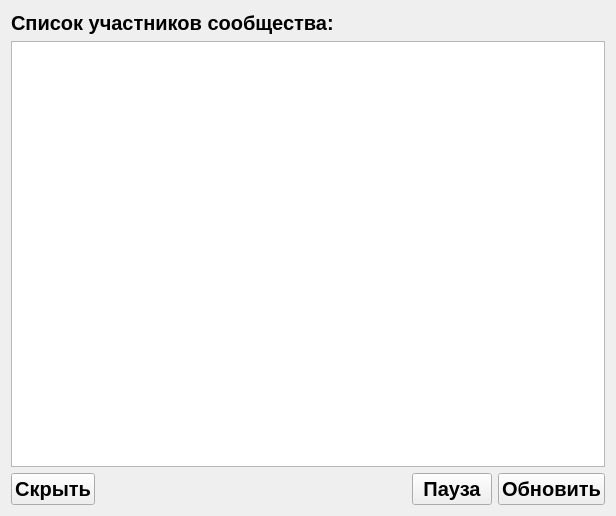
<?xml version="1.0" encoding="UTF-8"?>
<ui version="4.0">
 <class>Form</class>
 <widget class="QWidget" name="Form">
  <property name="geometry">
   <rect>
    <x>0</x>
    <y>0</y>
    <width>616</width>
    <height>516</height>
   </rect>
  </property>
  <property name="windowTitle">
   <string>Form</string>
  </property>
  <layout class="QGridLayout" name="gridLayout">
   <item row="0" column="0">
    <layout class="QHBoxLayout" name="horizontalLayout">
     <item>
      <widget class="QLabel" name="subscrTitle">
       <property name="font">
        <font>
         <family>Arial</family>
         <pointsize>15</pointsize>
         <weight>75</weight>
         <bold>true</bold>
        </font>
       </property>
       <property name="text">
        <string>Список участников сообщества:</string>
       </property>
      </widget>
     </item>
     <item>
      <widget class="QLabel" name="error_msg">
       <property name="sizePolicy">
        <sizepolicy hsizetype="Expanding" vsizetype="Preferred">
         <horstretch>0</horstretch>
         <verstretch>0</verstretch>
        </sizepolicy>
       </property>
       <property name="font">
        <font>
         <family>Arial</family>
         <pointsize>15</pointsize>
        </font>
       </property>
       <property name="text">
        <string/>
       </property>
      </widget>
     </item>
    </layout>
   </item>
   <item row="1" column="0">
    <widget class="QTextEdit" name="followers_info">
     <property name="font">
      <font>
       <pointsize>19</pointsize>
      </font>
     </property>
     <property name="readOnly">
      <bool>true</bool>
     </property>
    </widget>
   </item>
   <item row="2" column="0">
    <layout class="QHBoxLayout" name="horizontalLayout_2">
     <item>
      <widget class="QPushButton" name="back_btn">
       <property name="sizePolicy">
        <sizepolicy hsizetype="Fixed" vsizetype="Fixed">
         <horstretch>0</horstretch>
         <verstretch>0</verstretch>
        </sizepolicy>
       </property>
       <property name="font">
        <font>
         <family>Arial</family>
         <pointsize>15</pointsize>
         <weight>75</weight>
         <bold>true</bold>
        </font>
       </property>
       <property name="text">
        <string>Скрыть</string>
       </property>
       <property name="shortcut">
        <string>Esc</string>
       </property>
      </widget>
     </item>
     <item>
      <spacer name="horizontalSpacer">
       <property name="orientation">
        <enum>Qt::Horizontal</enum>
       </property>
       <property name="sizeHint" stdset="0">
        <size>
         <width>40</width>
         <height>20</height>
        </size>
       </property>
      </spacer>
     </item>
     <item>
      <widget class="QPushButton" name="pause_btn">
       <property name="sizePolicy">
        <sizepolicy hsizetype="Fixed" vsizetype="Fixed">
         <horstretch>0</horstretch>
         <verstretch>0</verstretch>
        </sizepolicy>
       </property>
       <property name="font">
        <font>
         <family>Arial</family>
         <pointsize>15</pointsize>
         <weight>75</weight>
         <bold>true</bold>
        </font>
       </property>
       <property name="text">
        <string>Пауза</string>
       </property>
       <property name="shortcut">
        <string>Esc</string>
       </property>
      </widget>
     </item>
     <item>
      <widget class="QPushButton" name="update_info">
       <property name="sizePolicy">
        <sizepolicy hsizetype="Fixed" vsizetype="Fixed">
         <horstretch>0</horstretch>
         <verstretch>0</verstretch>
        </sizepolicy>
       </property>
       <property name="font">
        <font>
         <family>Arial</family>
         <pointsize>15</pointsize>
         <weight>75</weight>
         <bold>true</bold>
        </font>
       </property>
       <property name="text">
        <string>Обновить</string>
       </property>
       <property name="shortcut">
        <string>Esc</string>
       </property>
      </widget>
     </item>
    </layout>
   </item>
  </layout>
 </widget>
 <resources/>
 <connections/>
</ui>
